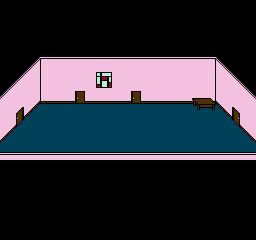

This is a level from a 2D game, rendered from its Tiled map with the project's own tilesets. A one-line summary and the map file follow, with tile-layer data summarised:
An orthogonal 32x30 tile map with 8x8 px tiles, 2 tile layers (Tile Layer 1, Tile Layer 2).

<map version="1.0" orientation="orthogonal" width="32" height="30" tilewidth="8" tileheight="8">
 <tileset firstgid="1" name="tileset" tilewidth="8" tileheight="8">
  <image source="tileset.png" trans="ff00ff" width="256" height="240" />
  <tile id="0">
   <properties>
    <property name="Solid" value="" />
   </properties>
  </tile>
  <tile id="1">
   <properties>
    <property name="Solid" value="" />
   </properties>
  </tile>
  <tile id="2">
   <properties>
    <property name="Solid" value="" />
   </properties>
  </tile>
  <tile id="3">
   <properties>
    <property name="Solid" value="" />
   </properties>
  </tile>
  <tile id="4">
   <properties>
    <property name="Solid" value="" />
   </properties>
  </tile>
  <tile id="5">
   <properties>
    <property name="Solid" value="" />
   </properties>
  </tile>
  <tile id="6">
   <properties>
    <property name="Solid" value="" />
   </properties>
  </tile>
  <tile id="7">
   <properties>
    <property name="Solid" value="" />
   </properties>
  </tile>
  <tile id="8">
   <properties>
    <property name="Solid" value="" />
   </properties>
  </tile>
  <tile id="9">
   <properties>
    <property name="Solid" value="" />
   </properties>
  </tile>
  <tile id="10">
   <properties>
    <property name="Solid" value="" />
   </properties>
  </tile>
  <tile id="11">
   <properties>
    <property name="Solid" value="" />
   </properties>
  </tile>
  <tile id="12">
   <properties>
    <property name="Solid" value="" />
   </properties>
  </tile>
  <tile id="14">
   <properties>
    <property name="Solid" value="" />
   </properties>
  </tile>
  <tile id="15">
   <properties>
    <property name="Solid" value="" />
   </properties>
  </tile>
  <tile id="16">
   <properties>
    <property name="Solid" value="" />
   </properties>
  </tile>
  <tile id="17">
   <properties>
    <property name="Solid" value="" />
   </properties>
  </tile>
  <tile id="18">
   <properties>
    <property name="Solid" value="" />
   </properties>
  </tile>
  <tile id="19">
   <properties>
    <property name="Solid" value="" />
   </properties>
  </tile>
  <tile id="20">
   <properties>
    <property name="Solid" value="" />
   </properties>
  </tile>
  <tile id="46">
   <properties>
    <property name="" value="" />
   </properties>
  </tile>
  <tile id="47">
   <properties>
    <property name="" value="" />
   </properties>
  </tile>
  <tile id="64">
   <properties>
    <property name="Solid" value="" />
   </properties>
  </tile>
  <tile id="65">
   <properties>
    <property name="Solid" value="" />
   </properties>
  </tile>
  <tile id="66">
   <properties>
    <property name="Solid" value="" />
   </properties>
  </tile>
  <tile id="67">
   <properties>
    <property name="Solid" value="" />
   </properties>
  </tile>
  <tile id="68">
   <properties>
    <property name="Solid" value="" />
   </properties>
  </tile>
  <tile id="70">
   <properties>
    <property name="Solid" value="" />
   </properties>
  </tile>
  <tile id="71">
   <properties>
    <property name="Solid" value="" />
   </properties>
  </tile>
  <tile id="78">
   <properties>
    <property name="Solid" value="" />
   </properties>
  </tile>
  <tile id="79">
   <properties>
    <property name="Solid" value="" />
   </properties>
  </tile>
  <tile id="80">
   <properties>
    <property name="Solid" value="" />
   </properties>
  </tile>
  <tile id="81">
   <properties>
    <property name="Solid" value="" />
   </properties>
  </tile>
  <tile id="82">
   <properties>
    <property name="Solid" value="" />
   </properties>
  </tile>
  <tile id="101">
   <properties>
    <property name="Solid" value="" />
   </properties>
  </tile>
  <tile id="102">
   <properties>
    <property name="Solid" value="" />
   </properties>
  </tile>
  <tile id="103">
   <properties>
    <property name="Solid" value="" />
   </properties>
  </tile>
  <tile id="104">
   <properties>
    <property name="Solid" value="" />
   </properties>
  </tile>
  <tile id="105">
   <properties>
    <property name="Solid" value="" />
   </properties>
  </tile>
  <tile id="106">
   <properties>
    <property name="Solid" value="" />
   </properties>
  </tile>
  <tile id="107">
   <properties>
    <property name="Solid" value="" />
   </properties>
  </tile>
  <tile id="108">
   <properties>
    <property name="Solid" value="" />
   </properties>
  </tile>
  <tile id="109">
   <properties>
    <property name="Solid" value="" />
   </properties>
  </tile>
  <tile id="132">
   <properties>
    <property name="Solid" value="" />
   </properties>
  </tile>
  <tile id="136">
   <properties>
    <property name="Solid" value="" />
   </properties>
  </tile>
  <tile id="137">
   <properties>
    <property name="Solid" value="" />
   </properties>
  </tile>
  <tile id="138">
   <properties>
    <property name="Solid" value="" />
   </properties>
  </tile>
  <tile id="139">
   <properties>
    <property name="Solid" value="" />
   </properties>
  </tile>
  <tile id="165">
   <properties>
    <property name="Solid" value="" />
   </properties>
  </tile>
  <tile id="166">
   <properties>
    <property name="Solid" value="" />
   </properties>
  </tile>
  <tile id="167">
   <properties>
    <property name="Solid" value="" />
   </properties>
  </tile>
  <tile id="168">
   <properties>
    <property name="Solid" value="" />
   </properties>
  </tile>
  <tile id="170">
   <properties>
    <property name="Solid" value="" />
   </properties>
  </tile>
  <tile id="171">
   <properties>
    <property name="Solid" value="" />
   </properties>
  </tile>
  <tile id="172">
   <properties>
    <property name="Solid" value="" />
   </properties>
  </tile>
  <tile id="173">
   <properties>
    <property name="Solid" value="" />
   </properties>
  </tile>
  <tile id="175">
   <properties>
    <property name="Solid" value="" />
   </properties>
  </tile>
  <tile id="177">
   <properties>
    <property name="Solid" value="" />
   </properties>
  </tile>
  <tile id="197">
   <properties>
    <property name="Solid" value="" />
   </properties>
  </tile>
  <tile id="198">
   <properties>
    <property name="Solid" value="" />
   </properties>
  </tile>
  <tile id="199">
   <properties>
    <property name="Solid" value="" />
   </properties>
  </tile>
  <tile id="200">
   <properties>
    <property name="Solid" value="" />
   </properties>
  </tile>
  <tile id="201">
   <properties>
    <property name="Solid" value="" />
   </properties>
  </tile>
  <tile id="204">
   <properties>
    <property name="Solid" value="" />
   </properties>
  </tile>
  <tile id="205">
   <properties>
    <property name="Solid" value="" />
   </properties>
  </tile>
  <tile id="206">
   <properties>
    <property name="Solid" value="" />
   </properties>
  </tile>
  <tile id="207">
   <properties>
    <property name="Solid" value="" />
   </properties>
  </tile>
  <tile id="210">
   <properties>
    <property name="Solid" value="" />
   </properties>
  </tile>
  <tile id="228">
   <properties>
    <property name="Solid" value="" />
   </properties>
  </tile>
  <tile id="233">
   <properties>
    <property name="Solid" value="" />
   </properties>
  </tile>
  <tile id="234">
   <properties>
    <property name="Solid" value="" />
   </properties>
  </tile>
  <tile id="235">
   <properties>
    <property name="Solid" value="" />
   </properties>
  </tile>
  <tile id="236">
   <properties>
    <property name="Solid" value="" />
   </properties>
  </tile>
  <tile id="237">
   <properties>
    <property name="Solid" value="" />
   </properties>
  </tile>
  <tile id="240">
   <properties>
    <property name="Solid" value="" />
   </properties>
  </tile>
  <tile id="241">
   <properties>
    <property name="Solid" value="" />
   </properties>
  </tile>
  <tile id="261">
   <properties>
    <property name="Solid" value="" />
   </properties>
  </tile>
  <tile id="262">
   <properties>
    <property name="Solid" value="" />
   </properties>
  </tile>
  <tile id="263">
   <properties>
    <property name="Solid" value="" />
   </properties>
  </tile>
  <tile id="264">
   <properties>
    <property name="Solid" value="" />
   </properties>
  </tile>
  <tile id="291">
   <properties>
    <property name="Solid" value="" />
   </properties>
  </tile>
  <tile id="292">
   <properties>
    <property name="Solid" value="" />
   </properties>
  </tile>
  <tile id="293">
   <properties>
    <property name="Solid" value="" />
   </properties>
  </tile>
  <tile id="294">
   <properties>
    <property name="Solid" value="" />
   </properties>
  </tile>
  <tile id="295">
   <properties>
    <property name="Solid" value="" />
   </properties>
  </tile>
  <tile id="296">
   <properties>
    <property name="Solid" value="" />
   </properties>
  </tile>
 </tileset>
 <layer name="Tile Layer 1" width="32" height="30">
  <data>[960 cells, 960 non-empty, 33 distinct tile ids]</data>
 </layer>
 <layer name="Tile Layer 2" width="32" height="30">
  <data>[960 cells, 8 non-empty, 8 distinct tile ids]</data>
 </layer>
</map>
